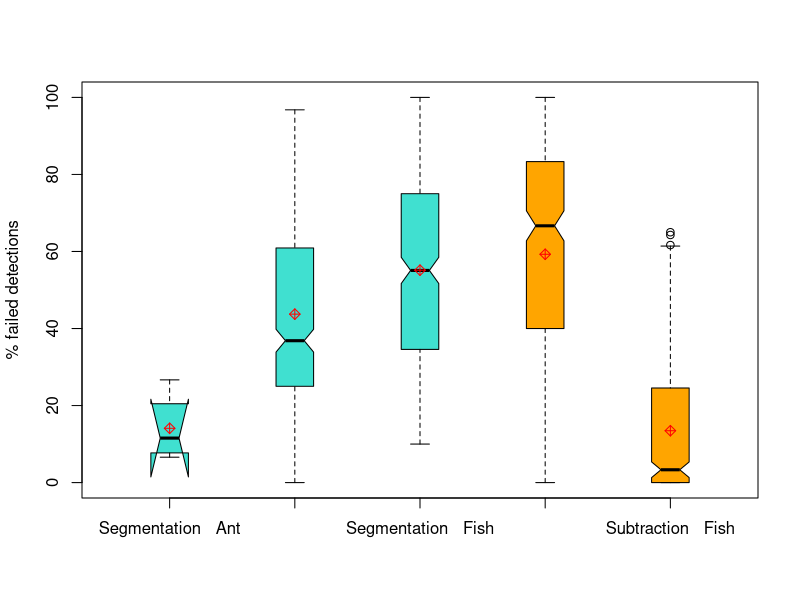
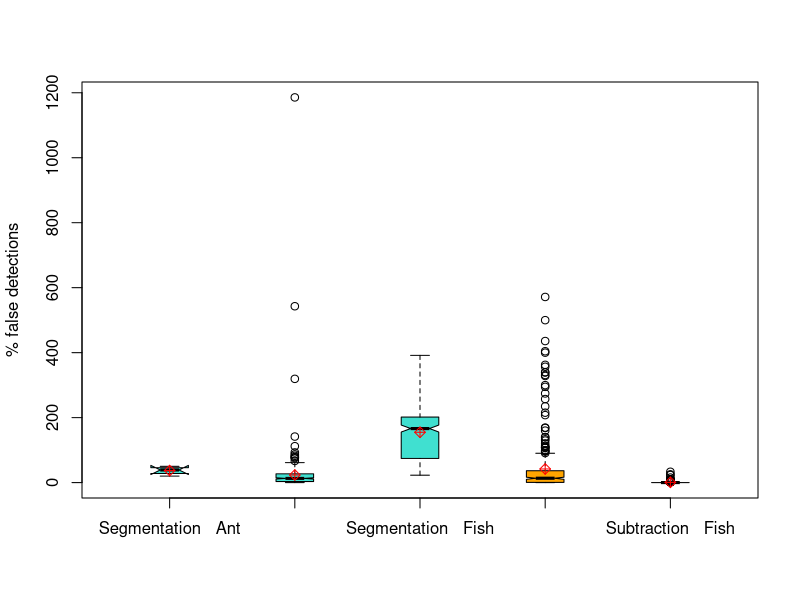

These charts were generated, in order, by the following R code:
#Program to compare various Computer Vision techniques on different data-sets
#Written by AA on 30July2018

setwd("/media/aakanksha/f41d5ac2-703c-4b56-a960-cd3a54f21cfb/aakanksha/Documents/Backup/Phd/Analysis/Chapter1")
#Read data file
dat = read.csv("Ipcomparison.csv") 
dat=dat[-which(is.na(dat$failed.percent) | is.na(dat$false.percent)),]
head(dat)
summary(dat)

colnames(dat)

##Get mean error method wise and species wise
#out_failed=tapply(dat$failed.percent,list(dat$Method.Name,dat$Species),mean)
#out_false=tapply(dat$false.percent,list(dat$Method.Name,dat$Species),mean)

lev=paste(dat$Method.Name," ",dat$Species)
n1=c("turquoise","orange") #1:length(unique(dat$Method.Name))
n2=length(unique(dat$Species))
clr=rep(n1,each=n2)

#Graphs for technique-species
boxplot((failed.percent*100) ~ lev, data = dat, xlab = "",ylab = "% failed detections", main = "",col=clr,notch=TRUE, boxwex=0.3)
means <- tapply(dat$failed.percent,lev,mean)
points(means*100,col="red",pch=9,cex=1)

boxplot((false.percent*100) ~ lev, data = dat, xlab = "",ylab = "% false detections", main = "",col=clr,notch=TRUE, boxwex=0.3)
means <- tapply(dat$false.percent,lev,mean)
points(means*100,col="red",pch=9,cex=1)


#Graphs for video names